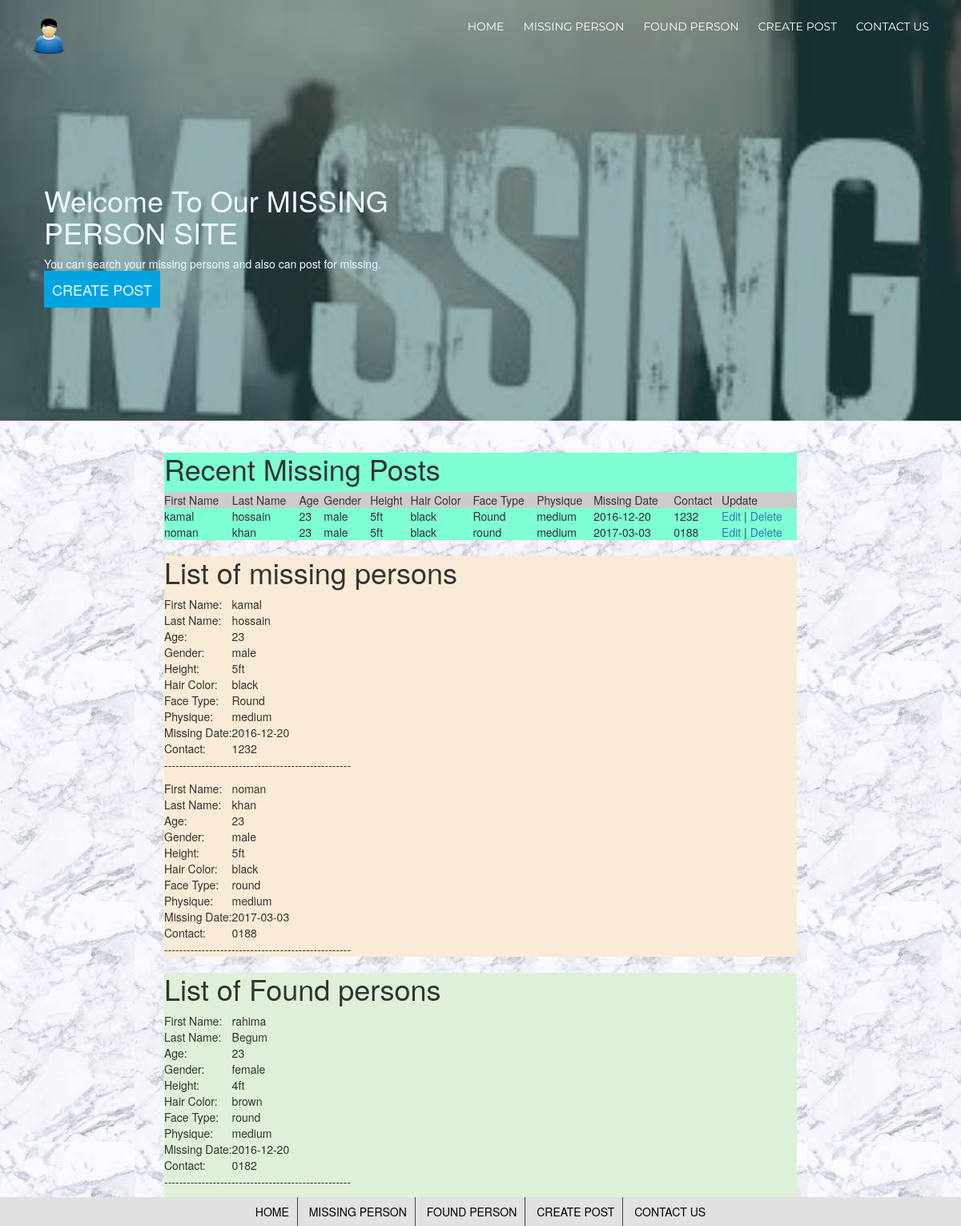
The page / on the database its author committed.
### tables this page shows
CREATE TABLE `person` (
  `Person_ID` int(10) NOT NULL,
  `First_Name` varchar(25) DEFAULT NULL,
  `Last_Name` varchar(25) NOT NULL,
  `Age` int(4) NOT NULL,
  `Gender` varchar(6) NOT NULL,
  `Height` varchar(10) DEFAULT NULL,
  `Hair_Color` varchar(20) DEFAULT NULL,
  `Face_Type` varchar(30) DEFAULT NULL,
  `Physique` varchar(30) DEFAULT NULL,
  `MP_ID` int(10) NOT NULL,
  `FP_ID` int(10) NOT NULL,
  `Post_ID` int(10) NOT NULL
);

CREATE TABLE `date` (
  `Date_ID` int(10) NOT NULL,
  `Date` date NOT NULL
);

CREATE TABLE `contact` (
  `Contact_ID` int(10) NOT NULL,
  `Location_ID` int(10) NOT NULL,
  `Phone_Number` varchar(30) NOT NULL
);

### index.php (the view, shortened to what this page needs)
<?php
include_once("config.php");
$result = "SELECT P.Person_ID, P.First_Name, P.Last_Name, P.Age, P.Gender, P.Height, P.Hair_Color, P.Face_Type,
				P.Physique, D.Date_ID , D.Date, C.Contact_ID , C.Phone_Number , M.MP_ID, M.IsFound
		FROM person P JOIN Date D ON (P.Person_ID = D.Date_ID ) JOIN Contact C ON (D.Date_ID = C.Contact_ID) JOIN missing_person M ON (P.Person_ID = M.MP_ID)
		WHERE M.IsFound='miss'
		ORDER BY Person_ID	ASC";
$result = mysqli_query($conn, $result);
$result1 = "SELECT P.Person_ID, P.First_Name, P.Last_Name, P.Age, P.Gender, P.Height, P.Hair_Color, P.Face_Type,
				P.Physique, D.Date_ID , D.Date, C.Contact_ID , C.Phone_Number , M.MP_ID, M.IsFound
		FROM person P JOIN Date D ON (P.Person_ID = D.Date_ID ) JOIN Contact C ON (D.Date_ID = C.Contact_ID) JOIN missing_person M ON (P.Person_ID = M.MP_ID)
		WHERE M.IsFound='miss'
		ORDER BY Person_ID	ASC";
$result1 = mysqli_query($conn, $result1);
$result2 = "SELECT P.Person_ID, P.First_Name, P.Last_Name, P.Age, P.Gender, P.Height, P.Hair_Color, P.Face_Type,
				P.Physique, D.Date_ID , D.Date, C.Contact_ID , C.Phone_Number , M.MP_ID, M.IsFound
		FROM person P JOIN Date D ON (P.Person_ID = D.Date_ID ) JOIN Contact C ON (D.Date_ID = C.Contact_ID) JOIN missing_person M ON (P.Person_ID = M.MP_ID)
		WHERE M.IsFound='found'
		ORDER BY Person_ID	ASC";
$result2 = mysqli_query($conn, $result2);
?>
<!DOCTYPE html>
<html lang="en">
<head>
    <link rel="stylesheet" href="css/bootstrap.min.css">
    <link rel="stylesheet" href="style.css">
    <link href="https://cdnjs.cloudflare.com/ajax/libs/font-awesome/4.7.0/css/font-awesome.min.css" rel="stylesheet">
</head>
<body>
    <div class="header_section">
        <div class="container">
            <div class="row">
                <div class="col-lg-4">
                    <div class="logo_sections">
                        <ul id="logo_sec">
                            <li>
                                <a href="#"><img src="img/logo.png" alt=""></a>
                            </li>
                        </ul>
                    </div>
                </div>
                <div class="col-lg-8">
                    <div class="nav_area text-right">
                        <nav class="nav_section">
                            <ul id="nav">
                                 <li><a class="current" href="#">HOME</a></li>
			                     <li><a href="#Missing" title="Missing person">MISSING PERSON</a></li>
			                     <li><a href="#Found" title="Found person">FOUND PERSON</a></li>
                                 <li><a href="post.php" title="Create post">CREATE POST</a></li>
			                     <li><a href="contact.php" title="Contact us">CONTACT US</a></li>
                            </ul>
                        </nav>
                    </div>
                </div>
            </div>
            <div class="welcome_row">
                <div class="col-lg-6">
                    <div class="total_paragraph">
                        <div class="welcome">
                            <h1>Welcome To Our MISSING PERSON SITE</h1>
                        </div>
                        <div class="paragraph">
                            <p>You can search your missing persons and also can post for missing.</p>
                        </div>
                        <div class="create"><a href="post.php" title="Create Post">CREATE POST</a>
                        </div>
                    </div>
                </div>
            </div>
        </div>
    </div>
    <div class="container_post">
           <div class="row">
            <div class="col-lg-8 col-lg-offset-2">
                <div class="feature_details">
                    <h1>Recent Missing Posts</h1>
	<table width='100%' border=0>
	<tr bgcolor='#CCCCCC'>
		<td>First Name</td>
		<td>Last Name</td>
		<td>Age</td>
		<td>Gender</td>
		<td>Height</td>
		<td>Hair Color</td>
		<td>Face Type</td>
		<td>Physique</td>
		<td>Missing Date</td>
		<td>Contact</td>
		<td>Update</td>
	</tr>
	<?php
	while($res = mysqli_fetch_array($result)) {
		echo "<tr>";
		echo "<td>".$res['First_Name']."</td>";
		echo "<td>".$res['Last_Name']."</td>";
		echo "<td>".$res['Age']."</td>";
		echo "<td>".$res['Gender']."</td>";
		echo "<td>".$res['Height']."</td>";
		echo "<td>".$res['Hair_Color']."</td>";
		echo "<td>".$res['Face_Type']."</td>";
		echo "<td>".$res['Physique']."</td>";
		echo "<td>".$res['Date']."</td>";
		echo "<td>".$res['Phone_Number']."</td>";
		echo "<td><a href=\"edit.php?id=$res[Person_ID]\">Edit</a> | <a href=\"delete.php?id=$res[Person_ID]\"
					onClick=\"return confirm('Are you sure you want to delete?')\">Delete</a></td>";
	}
	?>
	</table>
                </div>
                   <div class="missing">
                    <section id="Missing">
                        <h1>List of missing persons</h1>
<?php
	while($res1 = mysqli_fetch_array($result1)) {
	?>
	<table>
	<tr><td>First Name: </td> <td><?php echo $res1['First_Name'];?> </td></tr>
	<tr><td>Last Name: </td> <td><?php echo $res1['Last_Name'];?> </td></tr>
	<tr><td>Age: </td><td><?php echo $res1['Age'];?></td></tr>
	<tr><td>Gender: </td><td> <?php echo $res1['Gender'];?> </td></tr>
	<tr><td>Height: </td><td><?php echo $res1['Height'];?> </td></tr>
	<tr><td>Hair Color: </td><td><?php echo $res1['Hair_Color'];?> </td></tr>
	<tr><td>Face Type: </td><td><?php echo $res1['Face_Type'];?> </td></tr>
	<tr><td>Physique: </td><td><?php echo $res1['Physique'];?> </td></tr>
	<tr><td>Missing Date:  </td><td><?php echo $res1['Date'];?> </td></tr>
    <tr><td>Contact: </td><td><?php echo $res1['Phone_Number'];?> </td></tr>
	</table>
    <div> <p>--------------------------------------------------</p>
	</div>
      <?php
	}
?>
                    </section>
                    </div>
                    <div class="found">
                    <section id="Found">
                        <h1>List of Found persons</h1>
<?php
	while($res2 = mysqli_fetch_array($result2)) {
	?>
	<table>
	<tr><td>First Name: </td> <td><?php echo $res2['First_Name'];?> </td></tr>
	<tr><td>Last Name: </td> <td><?php echo $res2['Last_Name'];?> </td></tr>
	<tr><td>Age: </td><td><?php echo $res2['Age'];?></td></tr>
	<tr><td>Gender: </td><td> <?php echo $res2['Gender'];?> </td></tr>
	<tr><td>Height: </td><td><?php echo $res2['Height'];?> </td></tr>
	<tr><td>Hair Color: </td><td><?php echo $res2['Hair_Color'];?> </td></tr>
	<tr><td>Face Type: </td><td><?php echo $res2['Face_Type'];?> </td></tr>
	<tr><td>Physique: </td><td><?php echo $res2['Physique'];?> </td></tr>
	<tr><td>Missing Date:  </td><td><?php echo $res2['Date'];?> </td></tr>
    <tr><td>Contact: </td><td><?php echo $res2['Phone_Number'];?> </td></tr>
	</table>
   <div> <p>--------------------------------------------------</p>
	</div>
      <?php
	}
?>
                    </section>
                    </div>
                  </div>
                </div>
               </div>
       <div class="footer">
           <div class="footer wrapper">
              <ul>
                <li><a class="current" href="#">HOME</a></li>
			     <li><a href="#Missing" title="Missing person">MISSING PERSON</a></li>
			     <li><a href="#Found" title="Found person">FOUND PERSON</a></li>
                 <li><a href="post.php" title="Create post">CREATE POST</a></li>
			     <li><a href="contact.php" title="Contact us">CONTACT US</a></li>
              </ul>
			</div>
          </div>
</body>
</html>

### style.css (style rules this page uses)
* { margin: 0; padding: 0; }
.header_section { background-image: url(img/img.jpg); background-repeat: no-repeat; width: 100%; min-height: 500px; position: relative; background-size: cover; overflow: hidden; }
.header_section:before { content: ''; position: absolute; width: 100%; height: 100%; background-color: #296365; opacity: .5; }
.nav_area ul { list-style: none; }
.nav_area ul li a { color: white; display: inline-block; padding: 3px 10px; text-decoration: none; font-family: 'Montserrat', sans-serif; }
.nav_area ul li { display:inline-block; }
.row { padding-top: 20px; }
.logo_sections ul { list-style: none; }
.logo_sections ul li { display:inline-block; }
.logo_sections ul li a { display: inline-block; padding: 3px 10px; text-decoration: none; }
.create { padding: 20px,2px; }
.create a { color: aliceblue; background-color: #01A4E1; padding: 10px; font-size: 18px; }
.total_paragraph { color: aliceblue; margin: 150px 10px; }
.feature_details { background-color: aquamarine; }
.missing { background-color: antiquewhite; }
.found { background-color: #DFF0D8; }
.container_post { background-image: url(img/background.jpg); }
.footer { background:#E1E1E1; text-align:center; color: red; }
.footer ul { margin:0; padding:0; list-style:none; }
.footer ul li { display:inline-block; border-right: 1px solid #444; }
.footer ul li:last-child { border: none; }
.footer ul li a { color: black; display: inline-block; padding: 8px 10px; text-decoration: none; }

### rows shown on the page
person: First_Name "kamal", Last_Name "hossain", Age "23", Gender "male", Height "5ft", Hair_Color "black", Face_Type "Round", Physique "medium", date.Date "2016-12-20", contact.Phone_Number "1232"
person: First_Name "noman", Last_Name "khan", Age "23", Gender "male", Height "5ft", Hair_Color "black", Face_Type "round", Physique "medium", date.Date "2017-03-03", contact.Phone_Number "0188"
person: First_Name "rahima", Last_Name "Begum", Age "23", Gender "female", Height "4ft", Hair_Color "brown", Face_Type "round", Physique "medium", date.Date "2016-12-20", contact.Phone_Number "0182"
